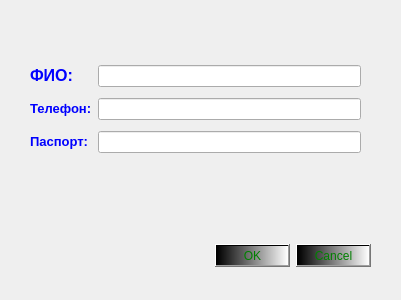
<?xml version="1.0" encoding="UTF-8"?>
<ui version="4.0">
 <class>Dialog</class>
 <widget class="QDialog" name="Dialog">
  <property name="geometry">
   <rect>
    <x>0</x>
    <y>0</y>
    <width>401</width>
    <height>300</height>
   </rect>
  </property>
  <property name="windowTitle">
   <string>Dialog</string>
  </property>
  <widget class="QDialogButtonBox" name="buttonBox">
   <property name="geometry">
    <rect>
     <x>30</x>
     <y>240</y>
     <width>341</width>
     <height>32</height>
    </rect>
   </property>
   <property name="styleSheet">
    <string notr="true">background-color: qlineargradient(spread:pad, x1:0, y1:0, x2:1, y2:0, stop:0 rgba(0, 0, 0, 255), stop:1 rgba(255, 255, 255, 255));
font: 75 9pt &quot;MS Shell Dlg 2&quot;;
color: green;</string>
   </property>
   <property name="orientation">
    <enum>Qt::Horizontal</enum>
   </property>
   <property name="standardButtons">
    <set>QDialogButtonBox::Cancel|QDialogButtonBox::Ok</set>
   </property>
  </widget>
  <widget class="QWidget" name="layoutWidget">
   <property name="geometry">
    <rect>
     <x>30</x>
     <y>60</y>
     <width>331</width>
     <height>101</height>
    </rect>
   </property>
   <layout class="QGridLayout" name="gridLayout">
    <item row="0" column="0">
     <widget class="QLabel" name="label">
      <property name="text">
       <string>&lt;html&gt;&lt;head/&gt;&lt;body&gt;&lt;p&gt;&lt;span style=&quot; font-size:12pt; font-weight:600; color:#0000ff;&quot;&gt;ФИО:&lt;/span&gt;&lt;/p&gt;&lt;/body&gt;&lt;/html&gt;</string>
      </property>
     </widget>
    </item>
    <item row="0" column="1">
     <widget class="QLineEdit" name="line_fio"/>
    </item>
    <item row="1" column="0">
     <widget class="QLabel" name="label_2">
      <property name="text">
       <string>&lt;html&gt;&lt;head/&gt;&lt;body&gt;&lt;p&gt;&lt;span style=&quot; font-size:10pt; font-weight:600; color:#0000ff;&quot;&gt;Телефон:&lt;/span&gt;&lt;/p&gt;&lt;/body&gt;&lt;/html&gt;</string>
      </property>
     </widget>
    </item>
    <item row="1" column="1">
     <widget class="QLineEdit" name="line_phone"/>
    </item>
    <item row="2" column="0">
     <widget class="QLabel" name="label_3">
      <property name="text">
       <string>&lt;html&gt;&lt;head/&gt;&lt;body&gt;&lt;p&gt;&lt;span style=&quot; font-size:10pt; font-weight:600; color:#0000ff;&quot;&gt;Паспорт:&lt;/span&gt;&lt;/p&gt;&lt;/body&gt;&lt;/html&gt;</string>
      </property>
     </widget>
    </item>
    <item row="2" column="1">
     <widget class="QLineEdit" name="line_passport"/>
    </item>
   </layout>
  </widget>
  <widget class="QLabel" name="label_4">
   <property name="geometry">
    <rect>
     <x>6</x>
     <y>2</y>
     <width>391</width>
     <height>291</height>
    </rect>
   </property>
   <property name="text">
    <string/>
   </property>
  </widget>
  <zorder>label_4</zorder>
  <zorder>buttonBox</zorder>
  <zorder>layoutWidget</zorder>
 </widget>
 <resources/>
 <connections>
  <connection>
   <sender>buttonBox</sender>
   <signal>accepted()</signal>
   <receiver>Dialog</receiver>
   <slot>accept()</slot>
   <hints>
    <hint type="sourcelabel">
     <x>248</x>
     <y>254</y>
    </hint>
    <hint type="destinationlabel">
     <x>157</x>
     <y>274</y>
    </hint>
   </hints>
  </connection>
  <connection>
   <sender>buttonBox</sender>
   <signal>rejected()</signal>
   <receiver>Dialog</receiver>
   <slot>reject()</slot>
   <hints>
    <hint type="sourcelabel">
     <x>316</x>
     <y>260</y>
    </hint>
    <hint type="destinationlabel">
     <x>286</x>
     <y>274</y>
    </hint>
   </hints>
  </connection>
 </connections>
</ui>
